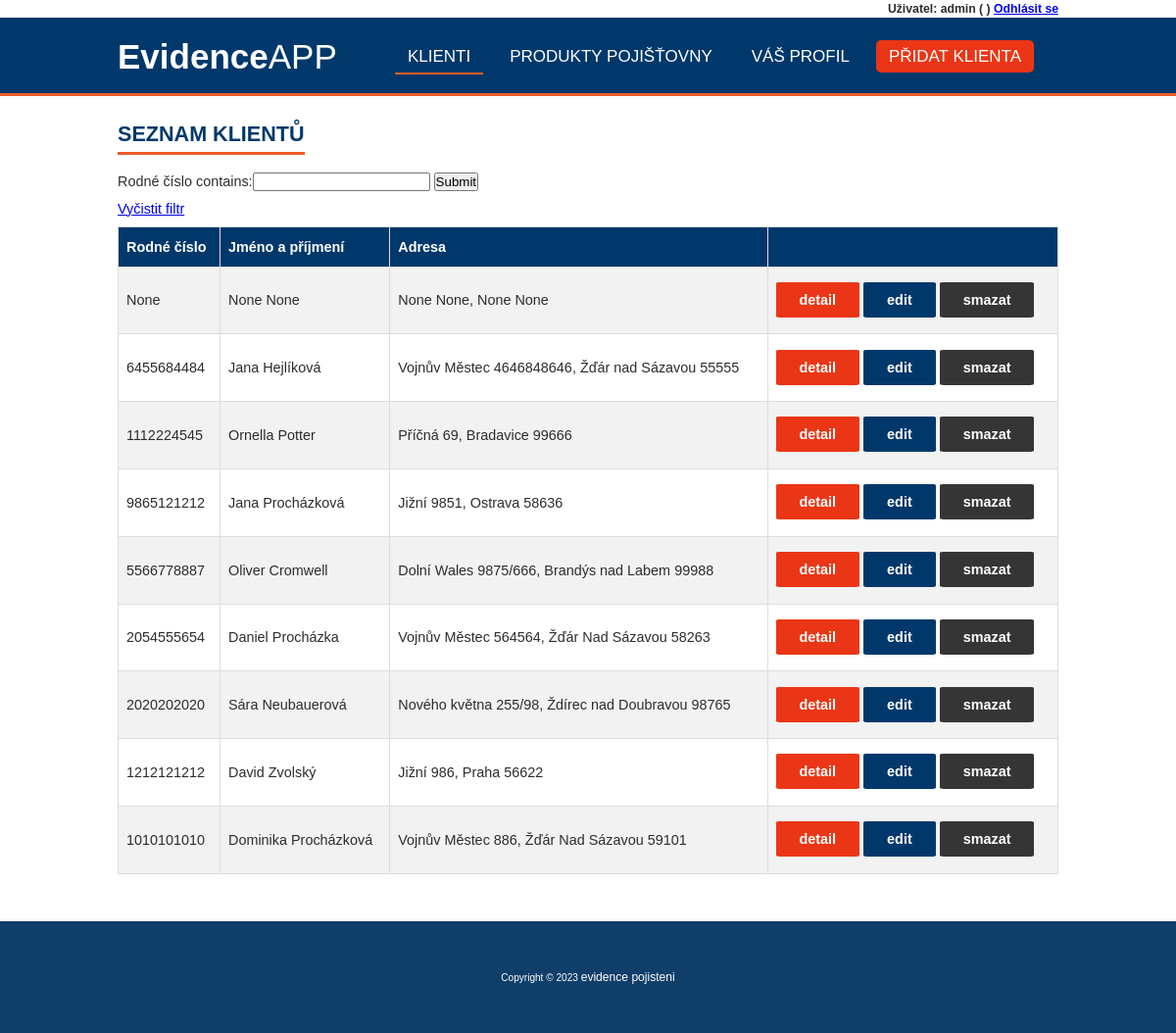
The app's page / (signed in) with its own data.
### evidence_pojisteni/models.py (models this page shows, shortened)
class Klient(models.Model):
    user = models.OneToOneField(User, null=True, on_delete=models.CASCADE)
    jmeno = models.CharField(max_length=200, null=True, verbose_name='Jméno')
    prijmeni = models.CharField(max_length=180, null=True, verbose_name='Příjmení')
    rodne_cislo = models.CharField(max_length=10, validators=[rodne_cislo], null=True, unique=True, verbose_name='Rodné číslo')
    ulice = models.CharField(max_length=180, null=True, verbose_name='Ulice')
    cislo_popisne = models.CharField(max_length=15, null=True, verbose_name='Číslo popisné')
    psc = models.CharField(max_length=5, validators=[psc], null=True, verbose_name='PSČ')
    mesto = models.CharField(max_length=120, null=True, verbose_name='Město')
    e_mail = models.EmailField(max_length=120, null=True, unique=True, verbose_name='E-mail')
    telefon = models.CharField(max_length=9,validators=[telefon], null=True, unique=True, verbose_name='Telefon')
    date_created = models.DateTimeField(auto_now_add=True, null=True, verbose_name='Datum registrace')
    class Meta:
            verbose_name="Klient"
            verbose_name_plural="Klienti"

### evidence_pojisteni/decorators.py (the view)
    def wrapper_function(request, *args, **kwargs):
        group = None
        if request.user.groups.exists():
            group = request.user.groups.all()[0].name
        if group == 'klient':
            return redirect('user_page')
        if group == 'admin':
            return view_func(request, *args, **kwargs)

### evidence_pojisteni/views.py (called while the page is built)
@login_required(login_url='login')
@admin_only
def index(request):
    klienti = Klient.objects.all().order_by("-id")
    produkty = Produkty.objects.all().order_by("-id")
    klientFilter = KlientFilter(request.GET, queryset=klienti)
    klienti = klientFilter.qs
    context = {'klienti':klienti, 'produkty':produkty, 'klientFilter':klientFilter}
    return render(request, 'evidence_pojisteni/index.html', context)

### evidence_pojisteni/templates/evidence_pojisteni/index.html
{% extends "base.html" %}
{% block content %}
<h2>Seznam klientů</h2>
    <form method="get">
        {{klientFilter.form}}
        <input type="submit">
    </form>
    <p><a href="{% url 'home' %}">Vyčistit filtr</a></p>
    <table id="klienti">
        <tr>
            <th>Rodné číslo</th>
            <th>Jméno a příjmení</th>
            <th>Adresa</th>
            <th></th>
        </tr>
        {% for klient in klienti %}
        <tr>
            <td>{{ klient.rodne_cislo }}</td>
            <td>{{ klient.jmeno }} {{ klient.prijmeni }}</a></td>
            <td>{{ klient.ulice}} {{klient.cislo_popisne}}, {{ klient.mesto }}  {{ klient.psc }}</td>
            <td>
                <a class="tlacitko tlacitko2" href="{% url 'klient' klient.id %}">detail</a>
                <a class="tlacitko tlacitko1" href="{% url 'update_klient' klient.id %}">edit</a>
                <a class="tlacitko tlacitko3" href="{% url 'delete_klient' klient.id %}">smazat</a>
            </td>
        </tr>
        {% endfor %}
    </table>
{% endblock %}

### evidence_pojisteni/templates/base.html (shortened to what this page needs)
<!DOCTYPE html>
<html lang="cs-cz">
<head>
    {% load static %}
    <link rel="stylesheet" type="text/css" href=" {% static '/evidence_pojisteni/style.css' %} ">
    <link rel="stylesheet" href=" {% static '/evidence_pojisteni/grid.css' %} ">
    <link rel="stylesheet" href=" {% static '/evidence_pojisteni/all.css' %} ">
</head>
<body>
    <div class="user_panel">
        <span>Uživatel: {{request.user}} ({{request.user.klient.jmeno}} {{request.user.klient.prijmeni}})</span>
        <span><a href="{% url 'logout' %}">Odhlásit se</a></span>
    </div>
    <header id="header">
        <nav>
            <label class="logo"><span>Evidence</span>APP</label>
            <ul>
                {% if request.user.is_staff %}
                {% url 'home' as home_url %}
                <li><a class="{% if request.path == home_url %}active{% endif %}" href="{% url 'home' %}">Klienti</a></li>
                {% endif %}
                {% url 'produkty' as produkty_url %}
                <li><a class="{% if request.path == produkty_url %}active{% endif %}" href="{% url 'produkty' %}">Produkty pojišťovny</a></li>
                {% url 'user_page' as user_url %}
                <li><a class="{% if request.path == user_url %}active{% endif %}" href="{% url 'user_page' %}">Váš profil</a></li>
                {% if request.user.is_staff %}
                {% url 'create_klient' as create_klient_url %}
                <li><a class="{% if request.path == create_klient_url %}active{% endif %}" href="{% url 'create_klient' %}" id="kontaktbtn">Přidat klienta</a></li>
                {% endif %}
            </ul>
        </nav>
    </header>
    <main id="centrovac" class="content">
        {% block content %}
        {% endblock %}
    </main>
    <footer>
        <p>Copyright © 2023 <a href="{% url 'home' %}">evidence pojisteni</a></p>
    </footer>
</body>
</html>

### evidence_pojisteni/static/evidence_pojisteni/style.css (style rules this page uses)
* { margin: 0 auto; padding: 0; box-sizing: border-box; font-family: Arial, Helvetica, sans-serif; }
body { font: 0.9em "Poppins"; color: #2d2d2d; box-sizing: border-box; }
#centrovac { width: 960px; margin: 0 auto; text-align: justify; }
p { margin:10px 0; }
.user_panel { max-width: 960px; text-align: end; color: #2d2d2d; font-size: 0.85em; font-weight: 200; margin: 0.15em auto; }
#header { background-color: #00386b; height: 80px; width: 100%; position: sticky; top: 0; z-index: 100; border-bottom: 3px solid #eb5c28; margin-bottom: 1.5em; }
nav { max-width: 960px; height: 80px; border-bottom: 3px solid #eb5c28; }
label.logo { color: white; font-size: 35px; line-height: 80px; }
span { font-weight: bold; }
#kontaktbtn { background-color: #ea3616; border-radius: 5px; }
nav ul { float: right; margin-right: 20px; }
nav ul li { display: inline-block; line-height: 80px; margin: 0px 5px; }
nav ul li a { color: white; font-size: 17px; text-transform: uppercase; padding: 7px 13px; text-decoration: none; }
a.active { border-bottom:2px solid #eb5c28; }
#klienti { font-family: Arial, Helvetica, sans-serif; border-collapse: collapse; width: 100%; }
#klienti td, #klienti th { border: 1px solid #ddd; padding: 8px; }
#klienti tr:nth-child(even) { background-color: #f2f2f2; }
#klienti th { padding-top: 12px; padding-bottom: 12px; text-align: left; background-color: #00386b; color: white; }
#klienti td a { text-decoration: none; }
#centrovac { max-width: 80%; margin: 0 auto; text-align: justify; }
h1, h2, h3 { color: #00386b; width: max-content; padding: 5px 0; font-weight: bold; text-transform: uppercase; margin: 0; }
h1, h2 { margin: 0; font-size: 1.5em; border-bottom: 3px solid #eb5c28; margin-bottom: 0.8em; margin-top: 0.5em; }
.content { width: 80%; margin: auto; margin-top: 80px; margin-bottom: 80px; }
.tlacitko { border: none; border-radius: 4%; color: white; font-weight: bold; padding: 10px 24px; text-align: center; text-decoration: none; display: inline-block; font-size: 1em; margin-top: 0.5em; margin-bottom: 0.6em; }
.tlacitko1 { background-color: #00386b; }
.tlacitko2 { background-color: #ea3616; }
.tlacitko3 { background-color: #353535; }
footer { background-color: #103e6b; height: 20%; text-align: center; font-size: 0.7em; color: white; padding: 40px; margin-top: 4%; }
footer a { color: white; font-size: 1.2em; text-decoration: none; }

### records on screen
Klient: rodne_cislo "None", jmeno "None", prijmeni "None", ulice "None", cislo_popisne "None", mesto "None", psc "None"
Klient: rodne_cislo "6455684484", jmeno "Jana", prijmeni "Hejlíková", ulice "Vojnův Městec", cislo_popisne "4646848646", mesto "Žďár nad Sázavou", psc "55555"
Klient: rodne_cislo "1112224545", jmeno "Ornella", prijmeni "Potter", ulice "Příčná", cislo_popisne "69", mesto "Bradavice", psc "99666"
Klient: rodne_cislo "9865121212", jmeno "Jana", prijmeni "Procházková", ulice "Jižní", cislo_popisne "9851", mesto "Ostrava", psc "58636"
Klient: rodne_cislo "5566778887", jmeno "Oliver", prijmeni "Cromwell", ulice "Dolní Wales", cislo_popisne "9875/666", mesto "Brandýs nad Labem", psc "99988"
Klient: rodne_cislo "2054555654", jmeno "Daniel", prijmeni "Procházka", ulice "Vojnův Městec", cislo_popisne "564564", mesto "Žďár Nad Sázavou", psc "58263"
Klient: rodne_cislo "2020202020", jmeno "Sára", prijmeni "Neubauerová", ulice "Nového května", cislo_popisne "255/98", mesto "Ždírec nad Doubravou", psc "98765"
Klient: rodne_cislo "1212121212", jmeno "David", prijmeni "Zvolský", ulice "Jižní", cislo_popisne "986", mesto "Praha", psc "56622"
Klient: rodne_cislo "1010101010", jmeno "Dominika", prijmeni "Procházková", ulice "Vojnův Městec", cislo_popisne "886", mesto "Žďár Nad Sázavou", psc "59101"

### other values on screen
{{ request.user }} "admin"
